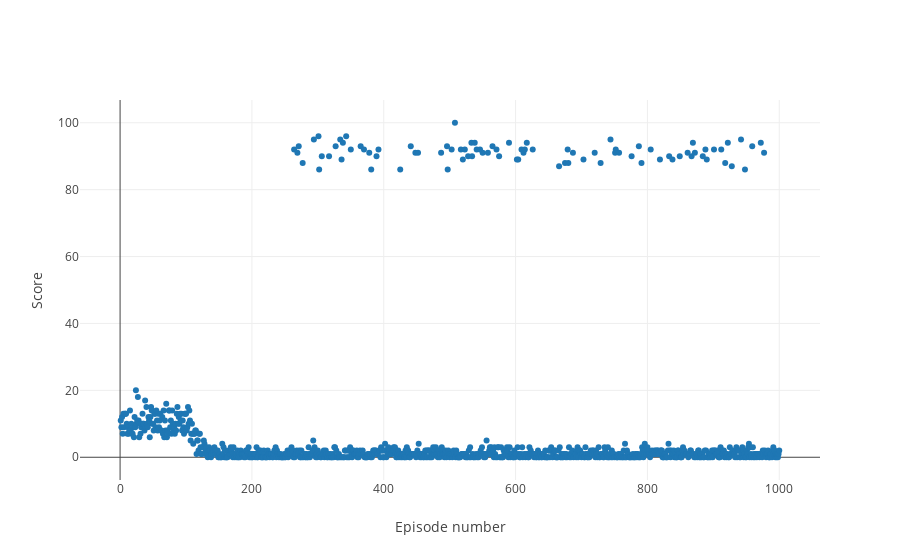

The notebook cell this image was saved under:
### Code cell
plot_scores(scores)

### Figure 1 — Plotly figure (JSON) as saved in the notebook; plotly's stock layout.template omitted (floating-point values rounded to 4 significant figures; data arrays with more than 128 entries replaced by an {"elided": "..."} marker saying what was removed)
{"data": [{"mode": "markers", "type": "scatter", "x": {"elided": "1000 int values"}, "y": {"elided": "1000 int values"}}], "layout": {"hovermode": "closest", "xaxis": {"title": "Episode number"}, "yaxis": {"title": "Score"}}}
